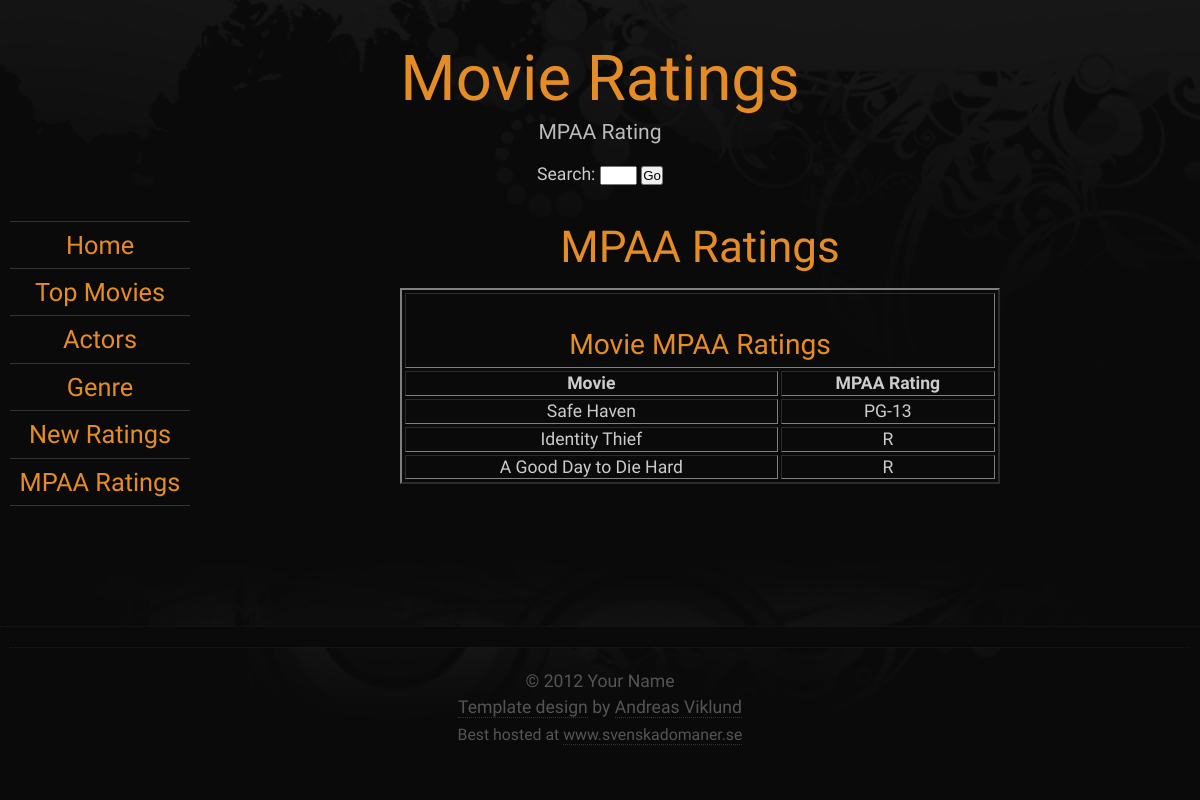
Screenshot of /freestyle/mpaa.php with the database file from the repository.
### tables this page shows
CREATE TABLE IF NOT EXISTS `movie` (
  `id` int(11) NOT NULL AUTO_INCREMENT,
  `movie_title` varchar(50) NOT NULL,
  `genre` varchar(20) NOT NULL,
  `lead_actor` varchar(50) NOT NULL,
  `lead_actress` varchar(50) NOT NULL,
  `MPAA` varchar(5) NOT NULL,
  `run_time` int(11) NOT NULL,
  PRIMARY KEY (`id`)
);

### freestyle/mpaa.php (the view, shortened to what this page needs)
<!DOCTYPE html PUBLIC "-//W3C//DTD XHTML 1.0 Strict//EN" "http://www.w3.org/TR/xhtml1/DTD/xhtml1-strict.dtd">
<html xmlns="http://www.w3.org/1999/xhtml" lang="en" xml:lang="en">
<head>
	<link rel="stylesheet" type="text/css" href="freestyle.css" title="The Grid" media="all" />
</head>
<body class="wider orange">
<div id="layout">
	<div id="header" class="row">
		<div class="col c12 aligncenter">
			<h1><a class="red" href="index.php">Movie Ratings</a></h1>
			<p class="slogan">MPAA Rating</p>
            <form method="post" action="mpaa.php">
            <label for="search">Search:</label>
			<input type="text" id="search" name="search" size="2" </p>
			<input type="submit" value="Go" name="submit" /></p>
		</div>
	</div>
	<div class="row">
		<div class="col c2">
			<ul class="menu">
				<li><a href="index.php">Home</a></li>
				<li><a href="topmovies.html">Top Movies</a></li>
				<li><a href="actors.php">Actors</a></li>
				<li><a href="genre.php">Genre</a></li>
				<li><a href="ratings.php">New Ratings</a></li>
				<li><a href="mpaa.php">MPAA Ratings</a></li>
			</ul>
		</div>
		<center><div>
			<h2>MPAA Ratings</h2>
            <TABLE  BORDER="2" align="center" width="50%" cellpadding="4" cellspacing="3">
   				<TR align="center">
      				<TH COLSPAN="2">
         				<H3><BR>Movie MPAA Ratings</H3>
      				</TH>
   				</TR>
      				<TH align="center">Movie</TH>
      				<TH align="center">MPAA Rating</TH>
                <?php
                include "db_connect.php";
				if (isset($_POST['search'])){
					$searchterm = mysql_real_escape_string($_POST['search']);
					$query = "SELECT movie_title, MPAA FROM movie WHERE MPAA LIKE '$searchterm'";
					$result = mysqli_query($db, $query);
					while($row = mysqli_fetch_array($result)) {
						$movie = $row['movie_title'];
  						$mpaa = $row['MPAA'];
						echo "<TR align=\"center\">";
						echo "<TD>".$movie."</TD>";
						echo "<TD>".$mpaa."</TD>";
						echo "</TR>";
					}
				}
				else{
				$query = "SELECT movie_title, MPAA FROM movie ORDER BY MPAA";
				$result = mysqli_query($db, $query);
				while($row = mysqli_fetch_array($result)) {
					$movie = $row['movie_title'];
  					$mpaa = $row['MPAA'];
					echo "<TR align=\"center\">";
					echo "<TD>".$movie."</TD>";
					echo "<TD>".$mpaa."</TD>";
					echo "</TR>";
				}
				}
                ?>
			</TABLE>
		</div></center>
	</div>
	<div class="row separator">
	</div>
	<div id="footer" class="row">
	  <div class="col c12">
			<p>&copy; 2012 Your Name<br />
			<a href="http://andreasviklund.com/templates/freestyle/">Template design</a> by <a href="http://andreasviklund.com/">Andreas Viklund</a><br /><span class="smaller">Best hosted at <a href="https://www.svenskadomaner.se/?ref=mall&amp;ling=en" title="Svenska Domäner AB">www.svenskadomaner.se</a></span></p>
		</div>
	</div>
</div>
</body>
</html>

### freestyle/freestyle.css (style rules this page uses)
* { margin:0; padding:0; }
body { background:#0a0a0a url(images/background.jpg) top center no-repeat; color:#ccc; font:110% 'Economica',Tahoma,sans-serif; line-height:1.3em; }
a { color:#d06060; text-decoration:none; font-weight:400; }
p,ul,ol,dl { margin:0 0 15px 0; line-height:1.5em; }
h1 { color:#888; font-size:3.6em; margin-bottom:0; }
h1 a { text-transform:none; font-weight:400; }
h2 { font-size:2.5em; color:#333; margin:0 0 5px; }
h3 { font-size:1.6em; margin:0 0 5px 0; }
h1,h2,h3 { color:#d06060; font-weight:400; line-height:1.2em; font-family:'Economica', sans-serif; }
#layout { margin:40px auto 0; width:960px; }
body.wider #layout { margin:40px auto 0; width:1200px; }
#footer { background:#0a0a0a url(images/insidebg.jpg) top center no-repeat; }
#footer .col { color:#555; border-top:1px dotted #1a1a1a; padding:20px 0; }
#footer p { text-align:center; }
#footer a { color:#555; font-weight:400; text-decoration:none; border-bottom:1px dotted #333; }
.col { float:left; margin:0 10px; overflow:hidden; float:left; display:inline; }
.row { width:960px; margin:20px auto 0; overflow:hidden; }
.c2 { width:140px; }
.c12 { width:940px; }
body.wider .row { width:1200px; }
body.wider .c2 { width:180px; }
body.wider .c12 { width:1180px; }
ul.menu { list-style:none; margin:0; padding:10px 0; border-top:1px solid #333; }
ul.menu li { list-style:none; text-align:center; font-size:1.2em; margin:0 0 10px; padding:0 0 8px 0; color:#888; border-bottom:1px solid #333; }
ul.menu li a { font-size:1.2em; font-weight:400; }
.slogan { color:#bbb; font-size:1.2em; }
.aligncenter { text-align:center; }
.separator { height:100px; margin:0; padding:0; background: #0a0a0a url(images/insidebg2.jpg) bottom center no-repeat; border-bottom:1px dotted #1a1a1a; }
.smaller { font-size:0.9em; }
body.orange a { color:#e58c24; }
body.orange h1, body.orange h2, body.orange h3 { color:#e58c24; }

### rows the page displays
movie: movie_title "Safe Haven", MPAA "PG-13"
movie: movie_title "Identity Thief", MPAA "R"
movie: movie_title "A Good Day to Die Hard", MPAA "R"
